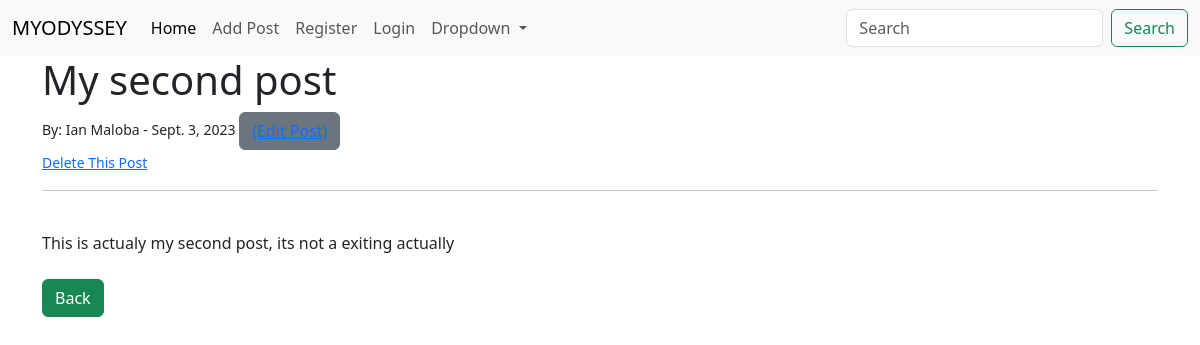
The app's page /article/2 with its own data.
### blog/models.py (models this page shows, shortened)
class Post(models.Model):
    title = models.CharField(max_length=255)
    author = models.ForeignKey(User, on_delete=models.CASCADE)
    body = models.TextField()
    post_date = models.DateField(auto_now_add=True)

### blog/views.py (the view)
# urls.py: path('article/<int:pk>', ArticleDetailView.as_view(), name="article-detail"),
class ArticleDetailView(DetailView):
    model = Post
    template_name  = "article_detail.html"

### blog/templates/article_detail.html (shortened to what this page needs)
{% extends 'base.html' %}
{% block content %}
<h1>{{ post.title }}</h1>
<small>By: {{ post.author.first_name }} {{ post.author.last_name }} - {{ post.post_date }}
    <button class="btn btn-secondary"><a href="{% url 'update_post' post.pk %}">(Edit Post)</a></button>
</small>
<br>
<small><a href="{% url 'delete_post' post.pk %}">Delete This Post</a></small>
<hr>
<br>
{{ post.body }}
<br><br>
<a href="{% url 'home' %}" class="btn btn-success">Back</a>
{% endblock %}

### records on screen
Post: title "My second post", author.first_name "Ian", author.last_name "Maloba", post_date "Sept. 3, 2023", body "This is actualy my second post, its not a exiting actually"
